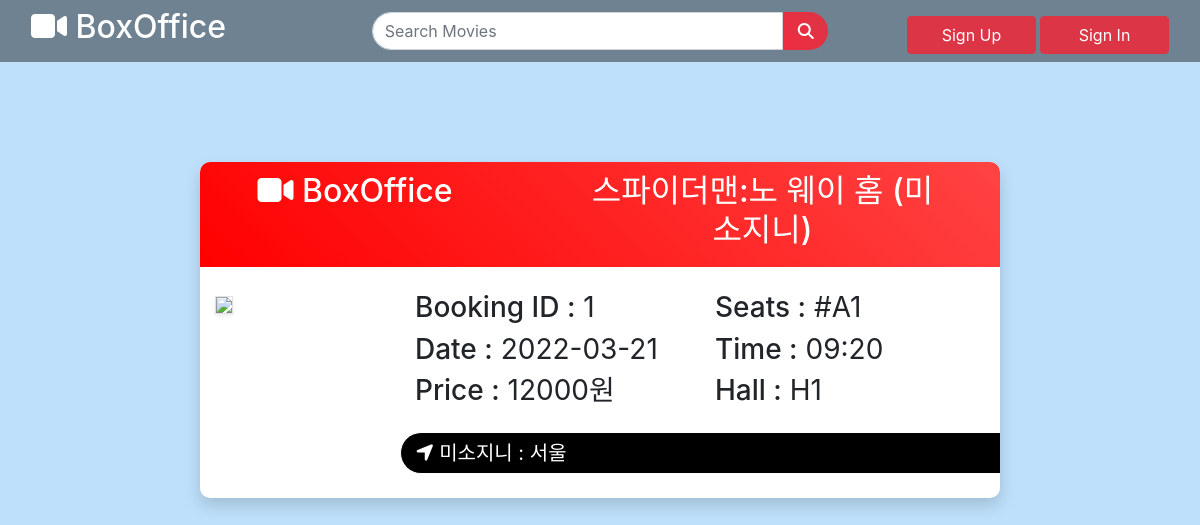
Before: /ticket/1 with the older database file.
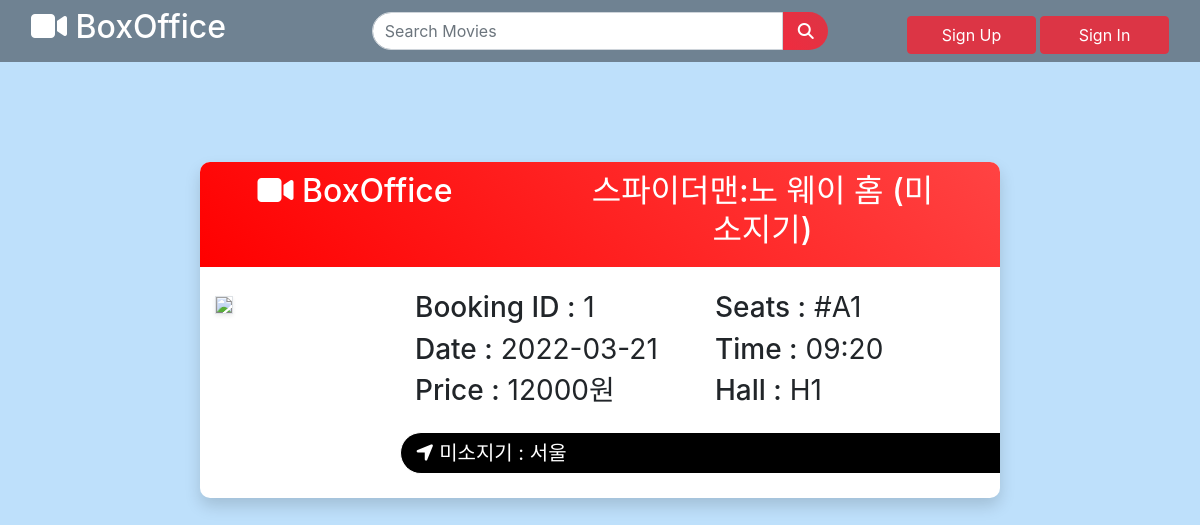
After: the same page with the newer database file.
### accounts/models.py (models this page shows, shortened)
class Bookings(models.Model):
    user = models.ForeignKey(User, on_delete=models.CASCADE)
    shows = models.ForeignKey(Shows, on_delete=models.CASCADE)
    useat = models.CharField(max_length=100)

class Shows(models.Model):
    shows = models.AutoField(primary_key=True)
    cinema = models.ForeignKey('Cinema', on_delete=models.CASCADE, related_name='cinema_show')
    movie = models.ForeignKey('Movie', on_delete=models.CASCADE, related_name='movie_show')
    time = models.CharField(max_length=100)
    date = models.CharField(max_length=15, default="")
    price = models.IntegerField()

class Cinema(models.Model):
    cinema = models.AutoField(primary_key=True)
    role = models.CharField(max_length=30, default='cinema_manager')
    cinema_name = models.CharField(max_length=50)
    phoneno = models.CharField(max_length=15)
    city = models.CharField(max_length=100)
    address = models.CharField(max_length=100)
    user = models.OneToOneField(User, on_delete=models.CASCADE)

class Movie(models.Model):
    movie = models.AutoField(primary_key=True)
    movie_name = models.CharField(max_length=50)
    movie_trailer = models.CharField(max_length=300, default="null")
    movie_rdate = models.CharField(max_length=20, default="null")
    movie_des = models.TextField()
    movie_rating = models.DecimalField(max_digits=3, decimal_places=1)
    movie_poster = models.ImageField(upload_to='movies/poster', default="movies/poster/not.jpg")
    movie_genre = models.CharField(max_length=50, default="Action | Comedy | Romance")
    movie_duration = models.CharField(max_length=10, default="2hr 45min")

### main/views.py (the view)
# urls.py: path('ticket/<int:id>',views.ticket,name='ticket'),
def ticket(request, id):
    ticket = Bookings.objects.get(id=id)
    print(ticket.shows.price)
    return render(request, "ticket.html", {'ticket': ticket})

### templates/ticket.html (shortened to what this page needs)
{% extends 'base.html' %}
{% load static %}
{% block content %}
<div class="container-fluid">
  <div class="row justify-content-center">
    <div class="col-8 card shadow">
      <div class="row justify-content-around pass-h title">
        <div class="col-4">
          <h2> <i class="fa fa-video-camera"></i> BoxOffice</h2>
        </div>
        <div class="col-6">
          <h2 style="text-align:center">{{ticket.shows.movie.movie_name}} ({{ticket.shows.cinema.cinema_name}})</h2>
        </div>
      </div>
      <div class="row mt-4 mb-4">
        <div class="col-3">
          <img class="img-fluid shadow-sm border"
            src="https://blogfiles.pstatic.net/MjAyMTExMjJfMTYz/MDAxNjM3NTUzNDM2NTQ4.byPXyCMHe3DYtsn1sEjR7tHRr9f6tp-NlmFk8HMwLJYg.yBbQbWmIo55eTUVZ0W7R607ln-Lt98HiXCs7DC6oMS4g.JPEG.qoqkfkrl4056/istockphoto-1295165510-612x612.jpg">
        </div>
        <div class="col-9">
          <div class="row">
            <div class="col-6">
              <h3>Booking ID :<span> {{ticket.pk}}</span> </h3>
              <h3>Date :<span> {{ticket.shows.date}}</span> </h3>
              <h3>Price :<span> {{ticket.shows.price}}원</span> </h3>
            </div>
            <div class="col-6">
              <h3>Seats :<span> {{ticket.useat}}</span> </h3>
              <h3>Time :<span> {{ticket.shows.time}}</span> </h3>
              <h3>Hall :<span> H1</span> </h3>
            </div>
            <div class="col-12 mt-3 info">
               <i class="fa fa-location-arrow"></i> {{ticket.shows.cinema.cinema_name}} : <span> {{ticket.shows.cinema.address}}</span>
            </div>
          </div>
        </div>
      </div>
    </div>
  </div>
  {% endblock %}

Changed rows visible on the page:
changed through a linked row, Bookings "스파이더맨:노 웨이 홈": shows.cinema.cinema_name "미소지니" → "미소지기"
